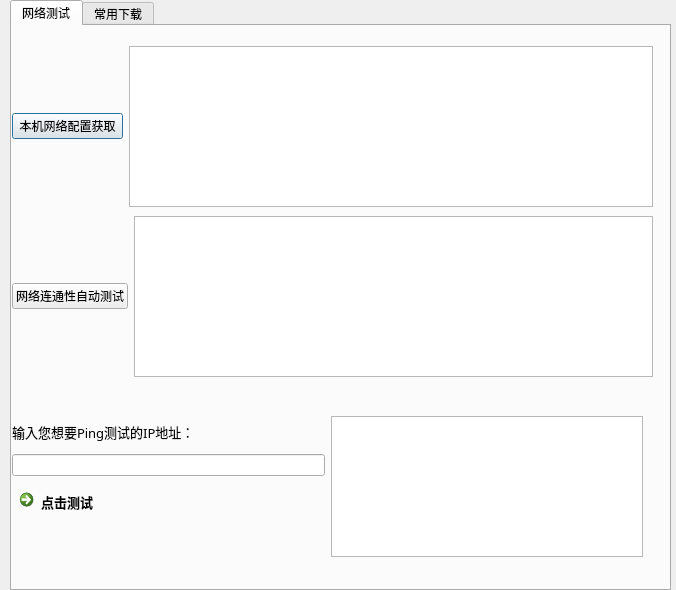
<?xml version="1.0" encoding="UTF-8"?>
<ui version="4.0">
 <class>dialog</class>
 <widget class="QDialog" name="dialog">
  <property name="windowModality">
   <enum>Qt::WindowModal</enum>
  </property>
  <property name="geometry">
   <rect>
    <x>0</x>
    <y>0</y>
    <width>676</width>
    <height>590</height>
   </rect>
  </property>
  <property name="windowTitle">
   <string>Dialog</string>
  </property>
  <widget class="QTabWidget" name="tabWidget">
   <property name="geometry">
    <rect>
     <x>10</x>
     <y>0</y>
     <width>661</width>
     <height>591</height>
    </rect>
   </property>
   <property name="currentIndex">
    <number>0</number>
   </property>
   <widget class="QWidget" name="tab">
    <attribute name="title">
     <string>网络测试</string>
    </attribute>
    <widget class="QWidget" name="horizontalLayoutWidget">
     <property name="geometry">
      <rect>
       <x>0</x>
       <y>20</y>
       <width>641</width>
       <height>161</height>
      </rect>
     </property>
     <layout class="QHBoxLayout" name="horizontalLayout">
      <item>
       <widget class="QPushButton" name="getconfigbt">
        <property name="text">
         <string> 本机网络配置获取 </string>
        </property>
       </widget>
      </item>
      <item>
       <widget class="QTextBrowser" name="textBrowser">
        <property name="html">
         <string>&lt;!DOCTYPE HTML PUBLIC &quot;-//W3C//DTD HTML 4.0//EN&quot; &quot;http://www.w3.org/TR/REC-html40/strict.dtd&quot;&gt;
&lt;html&gt;&lt;head&gt;&lt;meta name=&quot;qrichtext&quot; content=&quot;1&quot; /&gt;&lt;style type=&quot;text/css&quot;&gt;
p, li { white-space: pre-wrap; }
&lt;/style&gt;&lt;/head&gt;&lt;body style=&quot; font-family:'SimSun'; font-size:9pt; font-weight:400; font-style:normal;&quot;&gt;
&lt;p style=&quot;-qt-paragraph-type:empty; margin-top:0px; margin-bottom:0px; margin-left:0px; margin-right:0px; -qt-block-indent:0; text-indent:0px;&quot;&gt;&lt;br /&gt;&lt;/p&gt;&lt;/body&gt;&lt;/html&gt;</string>
        </property>
       </widget>
      </item>
     </layout>
    </widget>
    <widget class="QWidget" name="horizontalLayoutWidget_2">
     <property name="geometry">
      <rect>
       <x>0</x>
       <y>190</y>
       <width>641</width>
       <height>161</height>
      </rect>
     </property>
     <layout class="QHBoxLayout" name="horizontalLayout_2">
      <item>
       <widget class="QPushButton" name="autopingbt">
        <property name="text">
         <string>网络连通性自动测试</string>
        </property>
       </widget>
      </item>
      <item>
       <widget class="QTextBrowser" name="autopingresult">
        <property name="html">
         <string>&lt;!DOCTYPE HTML PUBLIC &quot;-//W3C//DTD HTML 4.0//EN&quot; &quot;http://www.w3.org/TR/REC-html40/strict.dtd&quot;&gt;
&lt;html&gt;&lt;head&gt;&lt;meta name=&quot;qrichtext&quot; content=&quot;1&quot; /&gt;&lt;style type=&quot;text/css&quot;&gt;
p, li { white-space: pre-wrap; }
&lt;/style&gt;&lt;/head&gt;&lt;body style=&quot; font-family:'SimSun'; font-size:9pt; font-weight:400; font-style:normal;&quot;&gt;
&lt;p style=&quot;-qt-paragraph-type:empty; margin-top:0px; margin-bottom:0px; margin-left:0px; margin-right:0px; -qt-block-indent:0; text-indent:0px;&quot;&gt;&lt;br /&gt;&lt;/p&gt;&lt;/body&gt;&lt;/html&gt;</string>
        </property>
       </widget>
      </item>
     </layout>
    </widget>
    <widget class="QWidget" name="gridLayoutWidget">
     <property name="geometry">
      <rect>
       <x>0</x>
       <y>390</y>
       <width>631</width>
       <height>141</height>
      </rect>
     </property>
     <layout class="QGridLayout" name="gridLayout">
      <item row="1" column="0">
       <widget class="QLineEdit" name="lineEdit">
        <property name="font">
         <font>
          <family>Arial</family>
          <italic>true</italic>
         </font>
        </property>
        <property name="text">
         <string/>
        </property>
       </widget>
      </item>
      <item row="0" column="1" rowspan="4">
       <widget class="QTextBrowser" name="pingtestresult"/>
      </item>
      <item row="0" column="0">
       <widget class="QLabel" name="label">
        <property name="font">
         <font>
          <family>微软雅黑</family>
          <pointsize>10</pointsize>
         </font>
        </property>
        <property name="text">
         <string>输入您想要Ping测试的IP地址：</string>
        </property>
       </widget>
      </item>
      <item row="2" column="0">
       <widget class="QCommandLinkButton" name="commandLinkButton">
        <property name="font">
         <font>
          <family>Segoe UI</family>
          <pointsize>10</pointsize>
         </font>
        </property>
        <property name="text">
         <string>点击测试</string>
        </property>
       </widget>
      </item>
     </layout>
    </widget>
   </widget>
   <widget class="QWidget" name="tab2">
    <attribute name="title">
     <string>常用下载</string>
    </attribute>
    <widget class="QScrollArea" name="scrollArea">
     <property name="geometry">
      <rect>
       <x>0</x>
       <y>0</y>
       <width>671</width>
       <height>571</height>
      </rect>
     </property>
     <property name="widgetResizable">
      <bool>true</bool>
     </property>
     <widget class="QWidget" name="scrollAreaWidgetContents">
      <property name="geometry">
       <rect>
        <x>0</x>
        <y>0</y>
        <width>669</width>
        <height>569</height>
       </rect>
      </property>
      <widget class="QTextBrowser" name="commdownload">
       <property name="geometry">
        <rect>
         <x>0</x>
         <y>0</y>
         <width>651</width>
         <height>561</height>
        </rect>
       </property>
      </widget>
     </widget>
    </widget>
   </widget>
  </widget>
 </widget>
 <resources/>
 <connections>
  <connection>
   <sender>getconfigbt</sender>
   <signal>clicked()</signal>
   <receiver>textBrowser</receiver>
   <slot>clear()</slot>
   <hints>
    <hint type="sourcelabel">
     <x>78</x>
     <y>123</y>
    </hint>
    <hint type="destinationlabel">
     <x>345</x>
     <y>182</y>
    </hint>
   </hints>
  </connection>
  <connection>
   <sender>autopingbt</sender>
   <signal>clicked()</signal>
   <receiver>autopingresult</receiver>
   <slot>reload()</slot>
   <hints>
    <hint type="sourcelabel">
     <x>61</x>
     <y>293</y>
    </hint>
    <hint type="destinationlabel">
     <x>355</x>
     <y>351</y>
    </hint>
   </hints>
  </connection>
  <connection>
   <sender>commandLinkButton</sender>
   <signal>clicked()</signal>
   <receiver>pingtestresult</receiver>
   <slot>reload()</slot>
   <hints>
    <hint type="sourcelabel">
     <x>78</x>
     <y>494</y>
    </hint>
    <hint type="destinationlabel">
     <x>340</x>
     <y>526</y>
    </hint>
   </hints>
  </connection>
  <connection>
   <sender>lineEdit</sender>
   <signal>textEdited(QString)</signal>
   <receiver>lineEdit</receiver>
   <slot>clear()</slot>
   <hints>
    <hint type="sourcelabel">
     <x>95</x>
     <y>463</y>
    </hint>
    <hint type="destinationlabel">
     <x>137</x>
     <y>468</y>
    </hint>
   </hints>
  </connection>
  <connection>
   <sender>lineEdit</sender>
   <signal>cursorPositionChanged(int,int)</signal>
   <receiver>lineEdit</receiver>
   <slot>clear()</slot>
   <hints>
    <hint type="sourcelabel">
     <x>207</x>
     <y>465</y>
    </hint>
    <hint type="destinationlabel">
     <x>280</x>
     <y>462</y>
    </hint>
   </hints>
  </connection>
 </connections>
</ui>
